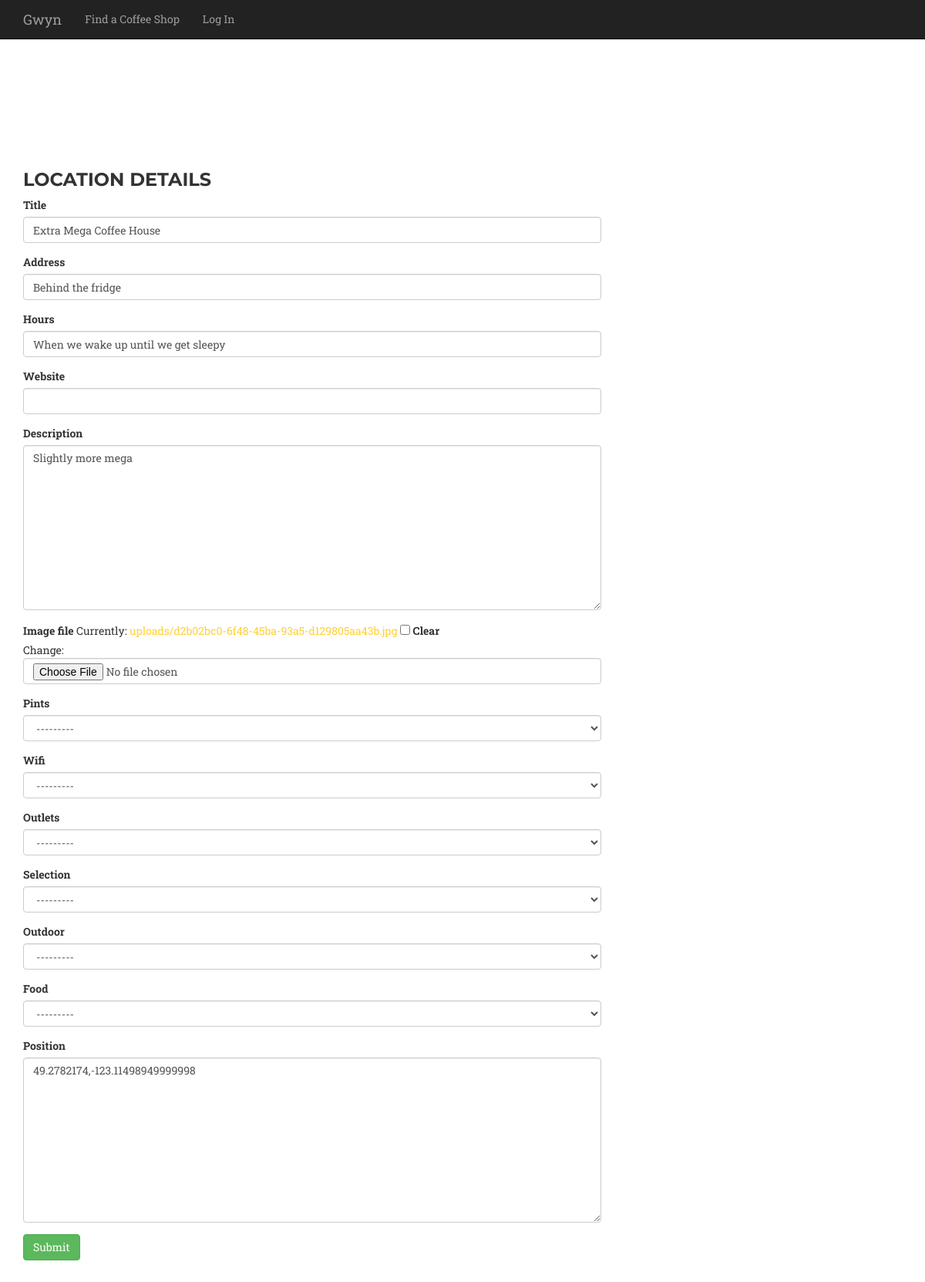
The app's page /location/2/update/ with its own data.
### core/models.py (models this page shows, shortened)
class Location(models.Model):
    title = models.CharField(max_length=300)
    description = models.CharField(null=True, blank=True,max_length=300)
    address = models.CharField(null=True, blank=True,max_length=300)
    hours = models.CharField(null=True, blank=True,max_length=300)
    website = models.CharField(null=True, blank=True,max_length=300)
    description = models.TextField(null=True, blank=True)
    created_at = models.DateTimeField(auto_now_add=True)
    image_file = models.ImageField(upload_to=upload_to_location, null=True, blank=True)
    pints = models.IntegerField(choices=PINT_CHOICES, null=True, blank=True)
    wifi = models.IntegerField(choices=WIFI_CHOICES, null=True, blank=True)
    outlets = models.IntegerField(choices=PLURAL_CHOICES, null=True, blank=True)
    selection = models.IntegerField(choices=COFFEE_CHOICES, null=True, blank=True)
    outdoor = models.IntegerField(choices=YESNO_CHOICES, null=True, blank=True)
    food = models.IntegerField(choices=COFFEE_CHOICES, null=True, blank=True)
    position = GeopositionField(null=True, blank=True)

### core/views.py (the view)
# urls.py: url(r'location/(?P<pk>\d+)/update/$', coreviews.LocationUpdateView.as_view(), name='location_update'),
class LocationUpdateView(UpdateView):
    model = coremodels.Location
    template_name = 'base/form.html'
    fields = "__all__"

### templates/base/form.html (shortened to what this page needs)
{% extends "base/theme.html" %}
{% load widget_tweaks %}
{% block main_content %}
 <section id="services">
 <div class="container">
	<div class="row">
 		{% if form %}
 		<div class="col-md-8">
 			<h3>Location Details</h3>
 			<form action="" method="post" enctype="multipart/form-data">{% csrf_token %}{{ form.media }}
 			{% for field in form %}
 				<div class="form-group warning">
 					<label for="exampleInputFile">{{ field.label }}</label>
 					{{ field|add_class:"form-control"}}
 				</div>
 			{% endfor %}
 			<input type="submit" class="btn btn-success" role="button" value="{{ verb|default:"Submit" }}" />
 			</form>
		</div>
		{% endif %}
	</div>
</div>
</section>
{% endblock %}

### static/css/agency.css (style rules this page uses)
body { overflow-x: hidden; font-family: "Roboto Slab","Helvetica Neue",Helvetica,Arial,sans-serif; }
a, a:hover, a:focus, a:active, a.active { outline: 0; }
a { color: #fed136; }
h1, h2, h3, h4, h5, h6 { text-transform: uppercase; font-family: Montserrat,"Helvetica Neue",Helvetica,Arial,sans-serif; font-weight: 700; }
section { padding: 100px 0; }
@media (min-width:768px) { section { padding: 150px 0; } }
body { webkit-tap-highlight-color: #fed136; }

### static/css/style.css (style rules this page uses)
body { padding-top: 50px; }

### records on screen
Location: form "Extra Mega Coffee House" "Behind the fridge" "When we wake up until we get sleepy" "Slightly more mega" "---------" "---------" "---------" "---------" "---------" "---------" "49.2782174,-123.11498949999998"

### other values on screen
{{ field.label }} "Title" "Address" "Hours" "Website" "Description" "Image file" "Pints" "Wifi" "Outlets" "Selection" "Outdoor" "Food" "Position"
